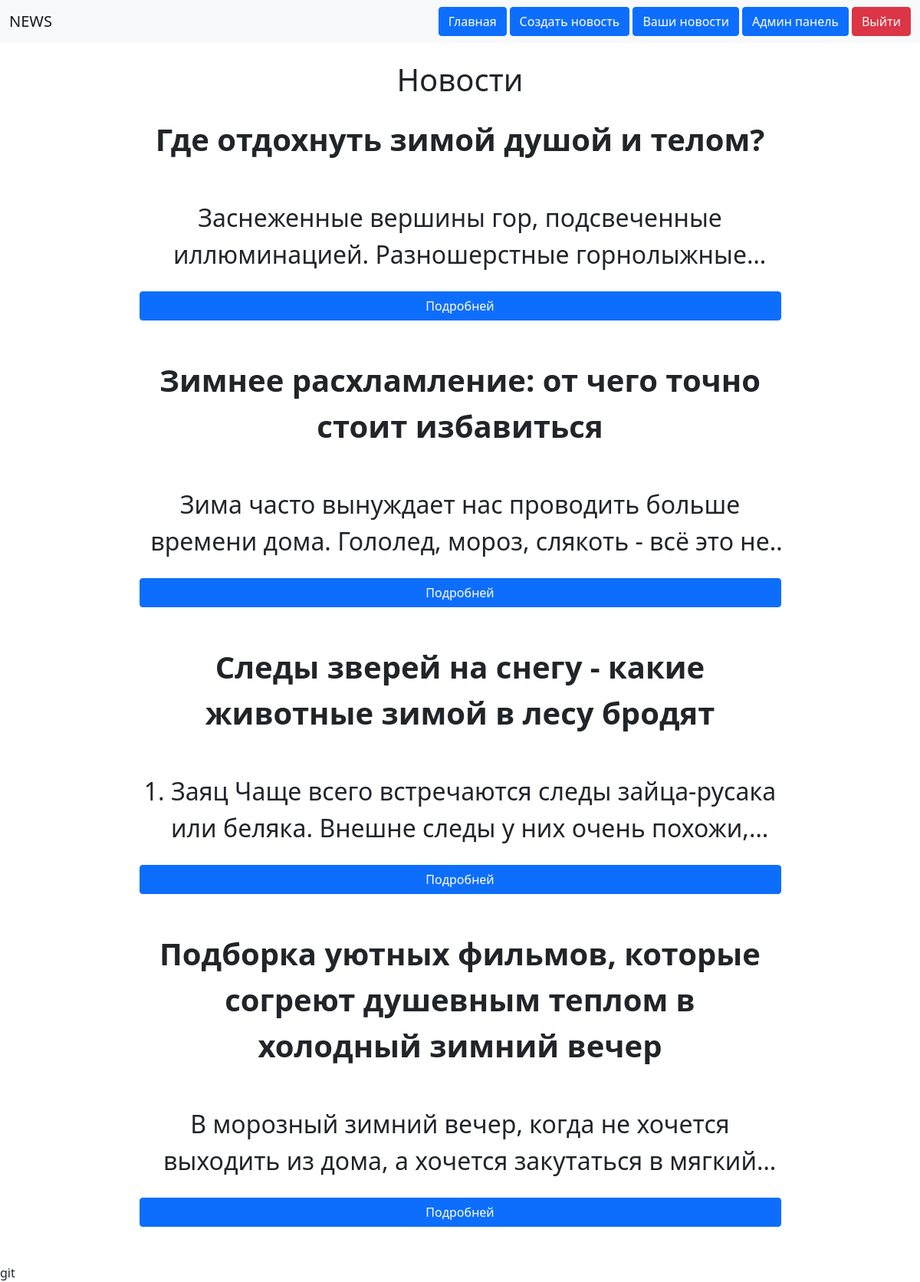
/index.php (signed in), run on the app's committed database.
### tables this page shows
CREATE TABLE posts (
    id INT NOT NULL AUTO_INCREMENT PRIMARY KEY,
    title VARCHAR(100) NOT NULL,
    description VARCHAR(40000) NOT NULL,
    user_id int not null,

    FOREIGN KEY (user_id) REFERENCES users(id) ON DELETE CASCADE
);

### index.php (the view, shortened to what this page needs)
<?php
    require './layouts/header.php';
    require './database/database.php';
    $stmt = $conn->query("select * from posts order by id desc");
?>
    <div class="mt-4 container">
        <h1 class="text-center">Новости</h1>
        <div class="news d-flex justify-content-center mt-4 text-center flex-wrap">
            <?php while ($post = $stmt->fetch()) { ?>
                <div class="fs-2 w-75 mb-5">
                    <div class="fs-1 fw-bold mb-5"><?php echo $post['title'] ?></div>
                    <div
                            style="
                                display: -webkit-box;
                                -webkit-line-clamp: 2; /* number of lines to show */
                                line-clamp: 2;
                                -webkit-box-orient: vertical;
                                overflow: hidden;
                                text-overflow: ellipsis;"
                    ><?php echo $post['description'] ?></div>
                    <div class="d-grid gap-2 mt-4">
                        <a href="/post/post.php?postId=<?php echo $post['id'] ?>" class="btn btn-primary" type="button">Подробней</a>
                    </div>
                </div>
            <?php } ?>
        </div>
    </div>
<?php require './layouts/footer.php' ?>

### data on the page
posts: title "Где отдохнуть зимой душой и телом?", description "Заснеженные вершины гор, подсвеченные иллюминацией. Разношерстные…"
posts: title "Зимнее расхламление: от чего точно стоит избавиться", description "Зима часто вынуждает нас проводить больше времени дома. Гололед, мороз, слякоть - всё это…"
posts: title "Следы зверей на снегу - какие животные зимой в лесу бродят", description "1. Заяц Чаще всего встречаются следы зайца-русака или беляка. Внешне следы у них очень…"
posts: title "Подборка уютных фильмов, которые согреют душевным теплом в холодный зимний вечер", description "В морозный зимний вечер, когда не хочется выходить из дома, а хочется закутаться в…"
